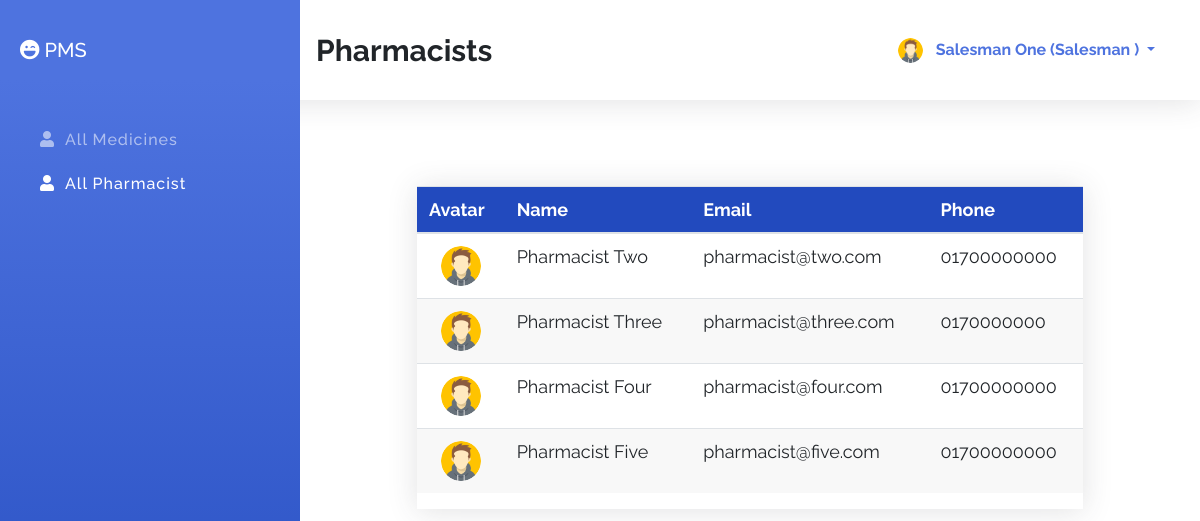
The app's page /index.php?id=allPharmacist (signed in) with its own data.
### tables this page shows
CREATE TABLE `salesmans` (
  `id` int(11) NOT NULL,
  `fname` varchar(100) NOT NULL,
  `lname` varchar(100) NOT NULL,
  `email` varchar(100) NOT NULL,
  `phone` varchar(100) NOT NULL,
  `password` varchar(100) NOT NULL,
  `role` varchar(100) NOT NULL DEFAULT 'salesman',
  `avatar` varchar(255) NOT NULL DEFAULT 'avatar.png'
);

CREATE TABLE `pharmacists` (
  `id` int(11) NOT NULL,
  `fname` varchar(100) NOT NULL,
  `lname` varchar(100) NOT NULL,
  `email` varchar(100) NOT NULL,
  `phone` varchar(100) NOT NULL,
  `password` varchar(100) NOT NULL,
  `role` varchar(100) NOT NULL DEFAULT 'pharmacist',
  `avatar` varchar(255) NOT NULL DEFAULT 'avatar.png'
);

### index.php (the view, shortened to what this page needs)
<?php
    $sessionId = $_SESSION['id'] ?? '';
    $sessionRole = $_SESSION['role'] ?? '';
    $connection = mysqli_connect( DB_HOST, DB_USER, DB_PASSWORD, DB_NAME );
    $id = $_REQUEST['id'] ?? 'dashboard';
    $action = $_REQUEST['action'] ?? '';
?>
<!DOCTYPE html>
<html lang="en">
<head>
    <link rel="stylesheet" href="assets/css/bootstrap.min.css">
    <link rel="stylesheet" href="assets/css/all.min.css">
    <link rel="stylesheet" href="assets/css/style.css">
</head>
<body>
    <section class="topber">
        <div class="topber__title">
            <span class="topber__title--text">
                <?php
                    if ( 'dashboard' == $id ) {
                        echo "DashBoard";
                    } elseif ( 'addManager' == $id ) {
                        echo "Add Medicine";
                    } elseif ( 'allManager' == $id ) {
                        echo "Medicines";
                    } elseif ( 'addPharmacist' == $id ) {
                        echo "Add Pharmacist";
                    } elseif ( 'allPharmacist' == $id ) {
                        echo "Pharmacists";
                    } elseif ( 'addSalesman' == $id ) {
                        echo "Add Customers";
                    } elseif ( 'allSalesman' == $id ) {
                        echo "Customers";
                    } elseif ( 'userProfile' == $id ) {
                        echo "Your Profile";
                    } elseif ( 'editManager' == $action ) {
                        echo "Edit Manager";
                    } elseif ( 'editPharmacist' == $action ) {
                        echo "Edit Pharmacist";
                    } elseif ( 'editSalesman' == $action ) {
                        echo "Edit Customer";
                    }
                ?>
            </span>
        </div>
        <div class="topber__profile">
            <?php
                $query = "SELECT fname,lname,role,avatar FROM {$sessionRole}s WHERE id='$sessionId'";
                $result = mysqli_query( $connection, $query );
                if ( $data = mysqli_fetch_assoc( $result ) ) {
                    $fname = $data['fname'];
                    $lname = $data['lname'];
                    $role = $data['role'];
                    $avatar = $data['avatar'];
                ?>
                <img src="assets/img/<?php echo "$avatar"; ?>" height="25" width="25" class="rounded-circle" alt="profile">
                <div class="dropdown">
                    <button class="btn dropdown-toggle" type="button" id="dropdownMenuButton" data-toggle="dropdown" aria-haspopup="true" aria-expanded="false">
                    <?php
                        echo "$fname $lname (" . ucwords( $role ) . " )";
                        }
                    ?>
                    </button>
                </div>
        </div>
    </section>
    <section id="sideber" class="sideber">
        <ul class="sideber__ber">
            <h3 class="sideber__panel"><i id="left" class="fas fa-laugh-wink"></i> PMS</h3>
            <li id="left" class="sideber__item<?php if ( 'allSalesman' == $id ) {
                                                echo " active";
                                            }?>">
            <li id="left" class="sideber__item<?php if ( 'allManager' == $id ) {
    echo " active";
}?>">
                <a href="index.php?id=allManager"><i id="left" class="fas fa-user"></i>All Medicines</a>
            </li>
            <li id="left" class="sideber__item<?php if ( 'allPharmacist' == $id ) {
    echo " active";
}?>">
                <a href="index.php?id=allPharmacist"><i id="left" class="fas fa-user"></i>All Pharmacist</a>
            </li>
        </ul>
    </section>
    <section class="main">
        <div class="container">
            <div class="pharmacist">
                <?php if ( 'allPharmacist' == $id ) {?>
                    <div class="allPharmacist">
                        <div class="main__table">
                            <table class="table">
                                <thead>
                                    <tr>
                                        <th scope="col">Avatar</th>
                                        <th scope="col">Name</th>
                                        <th scope="col">Email</th>
                                        <th scope="col">Phone</th>
                                    </tr>
                                </thead>
                                <tbody>
                                    <?php
                                        $getPharmacist = "SELECT * FROM pharmacists";
                                            $result = mysqli_query( $connection, $getPharmacist );
                                        while ( $pharmacist = mysqli_fetch_assoc( $result ) ) {?>
                                        <tr>
                                            <td>
                                                <center><img class="rounded-circle" width="40" height="40" src="assets/img/<?php echo $pharmacist['avatar']; ?>" alt=""></center>
                                            </td>
                                            <td><?php printf( "%s %s", $pharmacist['fname'], $pharmacist['lname'] );?></td>
                                            <td><?php printf( "%s", $pharmacist['email'] );?></td>
                                            <td><?php printf( "%s", $pharmacist['phone'] );?></td>
                                        </tr>
                                    <?php }?>
                                </tbody>
                            </table>
                        </div>
                    </div>
                <?php }?>
            </div>
        </div>
    </section>
</body>
</html>

### assets/css/style.css (style rules this page uses)
*, *::before, *::after { margin: 0; padding: 0; -webkit-box-sizing: border-box; box-sizing: border-box; }
body { font-family: "Raleway", sans-serif; }
a { text-decoration: none !important; }
.topber { position: fixed; width: 100%; top: 0; left: 0; padding-left: 300px; right: 0; z-index: 999; -webkit-box-shadow: 0 0.15rem 1.75rem 0 rgba(58, 59, 69, 0.15); box-shadow: 0 0.15rem 1.75rem 0 rgba(58, 59, 69, 0.15); background-color: #fff; }
.topber__title { height: 12.5vh; float: left; display: -webkit-box; display: -ms-flexbox; display: flex; -webkit-box-orient: horizontal; -webkit-box-direction: normal; -ms-flex-direction: row; flex-direction: row; -webkit-box-align: center; -ms-flex-align: center; align-items: center; padding-left: 1rem; }
.topber__title--text { font-size: 30px; font-weight: bold; }
.topber__profile { height: 12.5vh; float: right; padding-right: 10px; display: -webkit-box; display: -ms-flexbox; display: flex; -webkit-box-orient: horizontal; -webkit-box-direction: normal; -ms-flex-direction: row; flex-direction: row; -webkit-box-align: center; -ms-flex-align: center; align-items: center; padding: 2rem; }
.topber__profile button { color: #4e73df; line-height: 10px; font-weight: bold; }
.sideber { position: fixed; top: 0; overflow-y: auto; left: 0; bottom: 0; width: 300px; height: 100vh; padding: 40px 20px 20px 20px; background-color: #4e73df; background-image: -webkit-gradient(linear, left top, left bottom, color-stop(10%, #4e73df), to(#224abe)); background-image: linear-gradient(180deg, #4e73df 10%, #224abe 100%); background-size: cover; -webkit-transition: left 0.5s ease; transition: left 0.5s ease; z-index: 999; }
.sideber__ber { list-style: none; }
.sideber__panel { font-size: 20px; color: #fff; line-height: 1.2rem; padding-bottom: 30px; }
.sideber__panel i { color: #fff; }
.sideber__item { padding: 10px; }
.sideber__item a { color: rgba(255, 255, 255, 0.55); font-size: 16px; letter-spacing: 1px; font-weight: 500; }
.sideber__item a i { color: rgba(255, 255, 255, 0.55); padding: 0 10px; }
.sideber__item:hover a, .sideber__item.active a, .sideber__item.active i, .sideber__item:hover i { color: #fff; -webkit-transition: 0.3s ease; transition: 0.3s ease; }
.main { margin-left: 300px; margin-top: 10vh; padding: 2rem; }
.main__table { margin: 50px 70px; -webkit-box-shadow: 0 0.15rem 1.75rem 0 rgba(58, 59, 69, 0.15); box-shadow: 0 0.15rem 1.75rem 0 rgba(58, 59, 69, 0.15); overflow-x: auto; }
.main__table .table { font-size: 18px; font-weight: 400; }
.main__table .table th { color: #ffffff; background: #224abe; }
.main__table .table tr:nth-child(even) { background: #f8f8f8; }

### records on screen
salesmans: avatar (placeholder picture), fname "Salesman", lname "One", role "Salesman"
pharmacists: avatar (placeholder picture), fname "Pharmacist", lname "Two", email "pharmacist@two.com", phone "01700000000"
pharmacists: avatar (placeholder picture), fname "Pharmacist", lname "Three", email "pharmacist@three.com", phone "0170000000"
pharmacists: avatar (placeholder picture), fname "Pharmacist", lname "Four", email "pharmacist@four.com", phone "01700000000"
pharmacists: avatar (placeholder picture), fname "Pharmacist", lname "Five", email "pharmacist@five.com", phone "01700000000"
